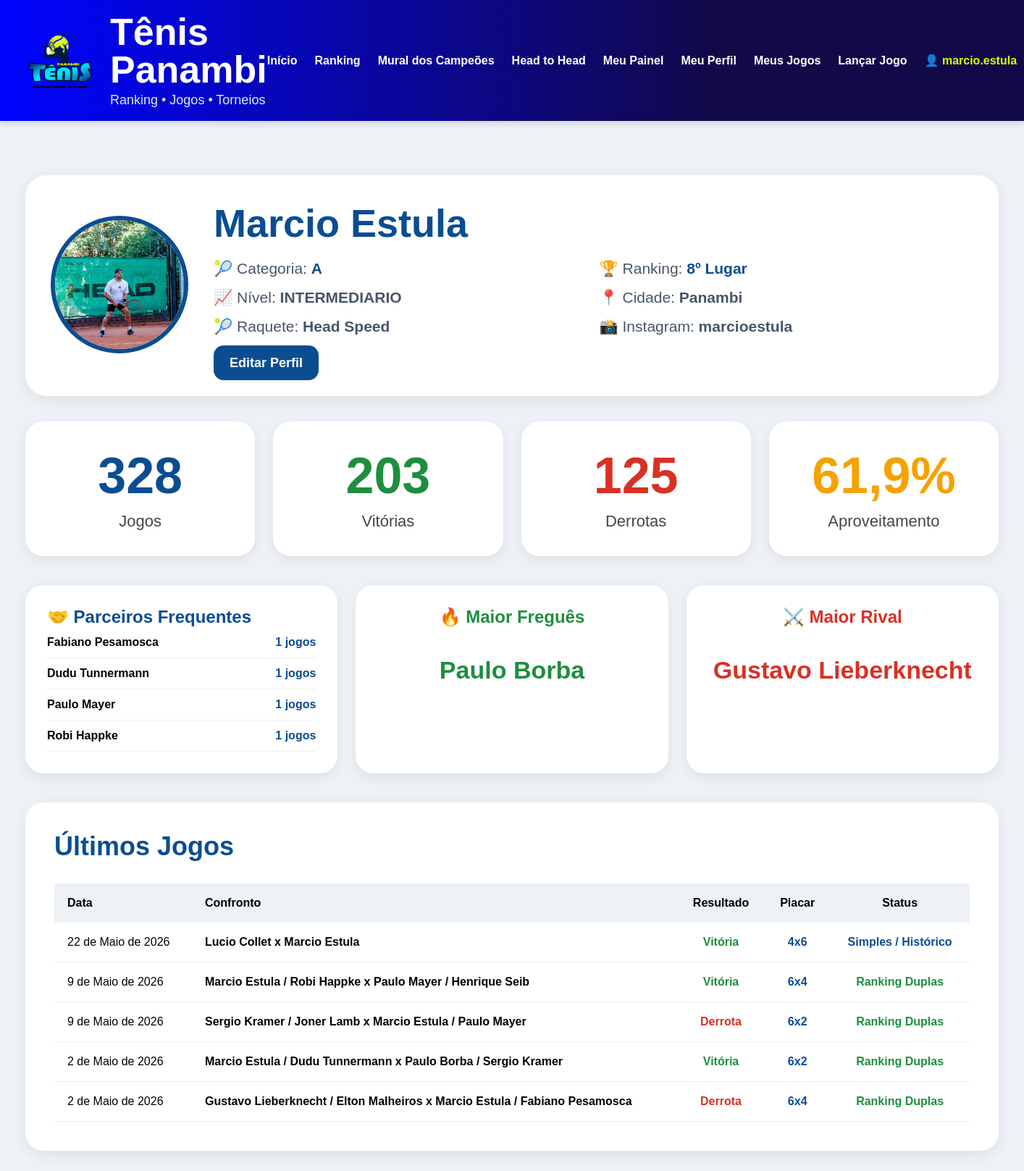
Before: /meu-painel/ (signed in) with the older database file.
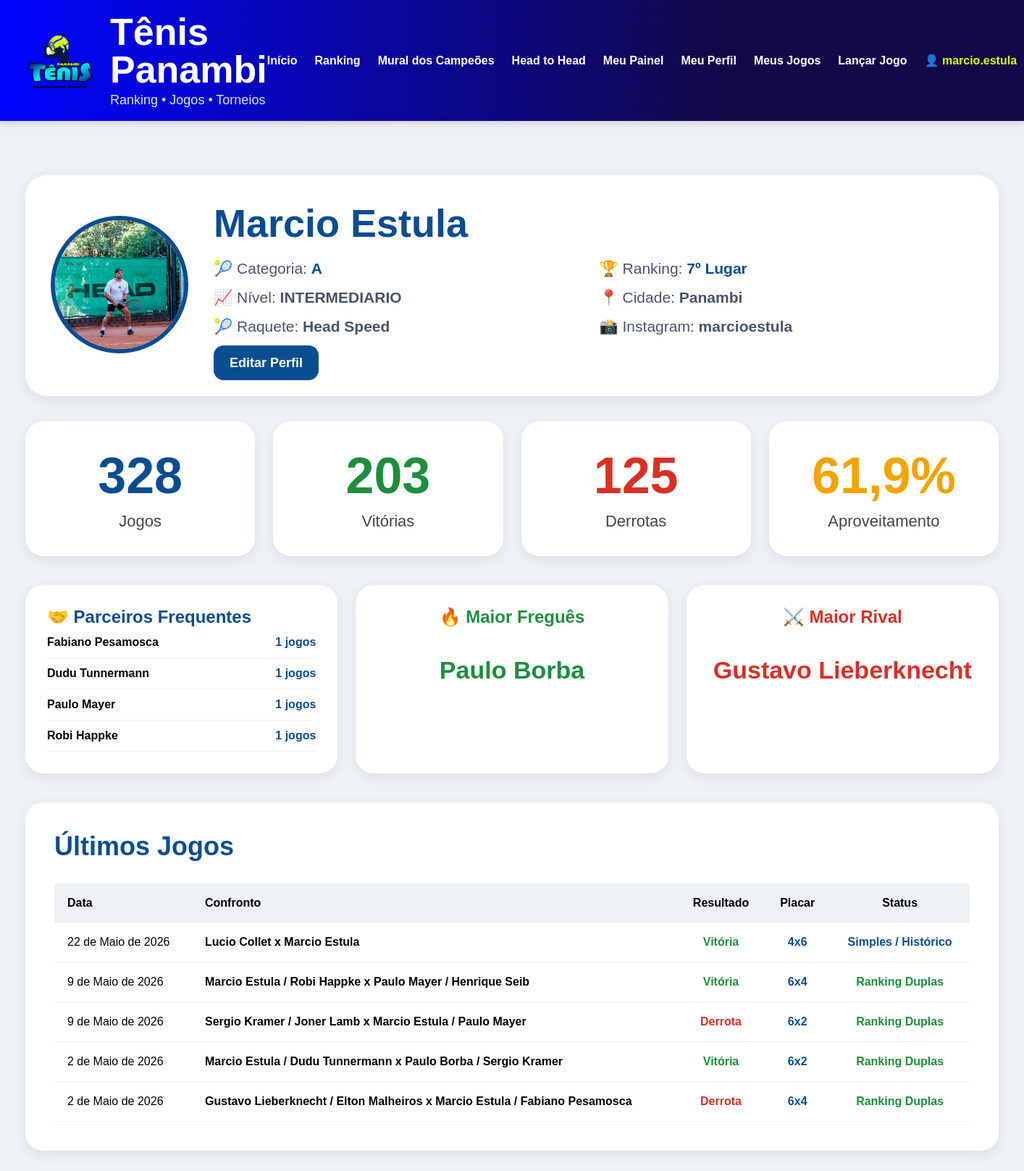
After: the same page with the newer database file.
### core/models.py (models this page shows)
class RankingJogador(models.Model):
    torneio = models.ForeignKey(
        Torneio,
        on_delete=models.CASCADE
    )
    categoria = models.ForeignKey(
        CategoriaTorneio,
        on_delete=models.CASCADE
    )
    jogador = models.ForeignKey(
        Jogador,
        on_delete=models.CASCADE
    )
    pontos = models.IntegerField(default=0)
    vitorias = models.IntegerField(default=0)
    derrotas = models.IntegerField(default=0)
    games_feitos = models.IntegerField(default=0)
    games_sofridos = models.IntegerField(default=0)
    aproveitamento = models.FloatField(default=0)
    posicao = models.IntegerField(default=0)
    status_ranking = models.CharField(
        max_length=30,
        blank=True,
        null=True
    )

### core/views.py (the view)
@login_required
def meu_painel(request):
    jogador = Jogador.objects.filter(
        usuario=request.user
    ).first()
    if not jogador:
        return redirect('/meu-perfil/')
    participacoes_confirmadas = ParticipanteJogo.objects.filter(
        jogador=jogador,
        jogo__status='CONFIRMADO'
    ).select_related(
        'jogo'
    ).prefetch_related(
        'jogo__participantes'
    )
    jogos_sistema = participacoes_confirmadas.count()
    vitorias_sistema = participacoes_confirmadas.filter(vencedor=True).count()
    derrotas_sistema = participacoes_confirmadas.filter(vencedor=False).count()
    total_jogos = jogador.jogos_historicos + jogos_sistema
    total_vitorias = jogador.vitorias_historicas + vitorias_sistema
    total_derrotas = jogador.derrotas_historicas + derrotas_sistema
    aproveitamento = 0
    if total_jogos > 0:
        aproveitamento = round(
            (total_vitorias / total_jogos) * 100,
            1
        )
    ranking = RankingJogador.objects.filter(
        jogador=jogador
    ).order_by(
        'posicao'
    ).first()
    jogos = ParticipanteJogo.objects.filter(
        jogador=jogador
    ).select_related(
        'jogo'
    ).prefetch_related(
        'jogo__participantes'
    ).order_by(
        '-jogo__data_jogo',
        '-jogo__id'
    )[:10]
    parceiros = {}
    fregueses = {}
    rivais = {}
    for p in participacoes_confirmadas:
        participantes = p.jogo.participantes.all()
        for outro in participantes:
            if outro.jogador == jogador:
                continue
            nome = outro.jogador.nome
            if outro.lado == p.lado:
                parceiros[nome] = parceiros.get(nome, 0) + 1
            if outro.lado != p.lado:
                if p.vencedor:
                    fregueses[nome] = fregueses.get(nome, 0) + 1
                else:
                    rivais[nome] = rivais.get(nome, 0) + 1
    parceiros_ordenados = sorted(
        parceiros.items(),
        key=lambda x: x[1],
        reverse=True
    )[:5]
    maior_fregues = None
    maior_rival = None
    if fregueses:
        maior_fregues = max(
            fregueses,
            key=fregueses.get
        )
    if rivais:
        maior_rival = max(
            rivais,
            key=rivais.get
        )
    return render(
        request,
        'jogador/painel.html',
        {
            'jogador': jogador,
            'ranking': ranking,
            'jogos': jogos,
            'total_jogos': total_jogos,
            'total_vitorias': total_vitorias,
            'total_derrotas': total_derrotas,
            'aproveitamento': aproveitamento,
            'parceiros_ordenados': parceiros_ordenados,
            'maior_fregues': maior_fregues,
            'maior_rival': maior_rival,
        }
    )

### core/models.py (called while the page is built)
    def descricao_confronto(self):
        lado_a = []
        lado_b = []
        for p in self.participantes.all():
            if p.lado == 'A':
                lado_a.append(p.jogador.nome)
            if p.lado == 'B':
                lado_b.append(p.jogador.nome)
        nome_a = ' / '.join(lado_a)
        nome_b = ' / '.join(lado_b)
        return f'{nome_a} x {nome_b}'

    def placar_resumido(self):
        placares = []
        for s in self.sets.all().order_by('numero_set'):
            placar = f'{s.games_lado_a}x{s.games_lado_b}'
            if s.teve_tiebreak:
                placar += f' ({s.tiebreak_lado_a}x{s.tiebreak_lado_b})'
            placares.append(placar)
        return ' / '.join(placares)

### core/templates/jogador/painel.html (shortened to what the changed rows need)
{% extends 'base/base.html' %}
{% block content %}
<div style="max-width:1350px;margin:40px auto;">
    <div style="background:white;border-radius:30px;padding:35px;box-shadow:0 5px 20px rgba(0,0,0,0.08);display:flex;gap:35px;align-items:center;">
        <div style="flex:1;">
            <h1 style="margin:0;color:#0b4d91;font-size:54px;">
                {{ jogador.nome }}
            </h1>
            <div style="margin-top:20px;display:grid;grid-template-columns:1fr 1fr;gap:16px;font-size:21px;color:#475569;">
                <div>
                    🏆 Ranking:
                    <strong style="color:#0b4d91;">
                        {% if ranking %}
                            {{ ranking.posicao }}º Lugar
                        {% else %}
                            Sem ranking
                        {% endif %}
                    </strong>
                </div>
            </div>
        </div>
    </div>
    <div style="display:grid;grid-template-columns:1fr 1fr 1fr;gap:25px;margin-top:40px;">
        <div style="background:white;border-radius:25px;padding:30px;box-shadow:0 5px 18px rgba(0,0,0,0.08);">
            <h2 style="margin-top:0;color:#0b4d91;">
                🤝 Parceiros Frequentes
            </h2>
        </div>
        <div style="background:white;border-radius:25px;padding:30px;box-shadow:0 5px 18px rgba(0,0,0,0.08);text-align:center;">
            <h2 style="margin-top:0;color:#1e8e3e;">
                🔥 Maior Freguês
            </h2>
        </div>
        <div style="background:white;border-radius:25px;padding:30px;box-shadow:0 5px 18px rgba(0,0,0,0.08);text-align:center;">
            <h2 style="margin-top:0;color:#d93025;">
                ⚔️ Maior Rival
            </h2>
        </div>
    </div>
    <div style="background:white;margin-top:40px;border-radius:25px;padding:40px;box-shadow:0 5px 18px rgba(0,0,0,0.08);">
        <h2 style="margin-top:0;color:#0b4d91;font-size:36px;">
            Últimos Jogos
        </h2>
        <table style="width:100%;border-collapse:collapse;margin-top:30px;">
            <tr style="background:#eef2f7;">
                <th style="padding:18px;text-align:left;">Data</th>
                <th style="padding:18px;text-align:left;">Confronto</th>
                <th style="padding:18px;text-align:center;">Resultado</th>
                <th style="padding:18px;text-align:center;">Placar</th>
                <th style="padding:18px;text-align:center;">Status</th>
            </tr>
        </table>
    </div>
</div>
{% endblock %}

Changed rows visible on the page:
removed RankingJogador: posicao "8"
added RankingJogador: posicao "7"
